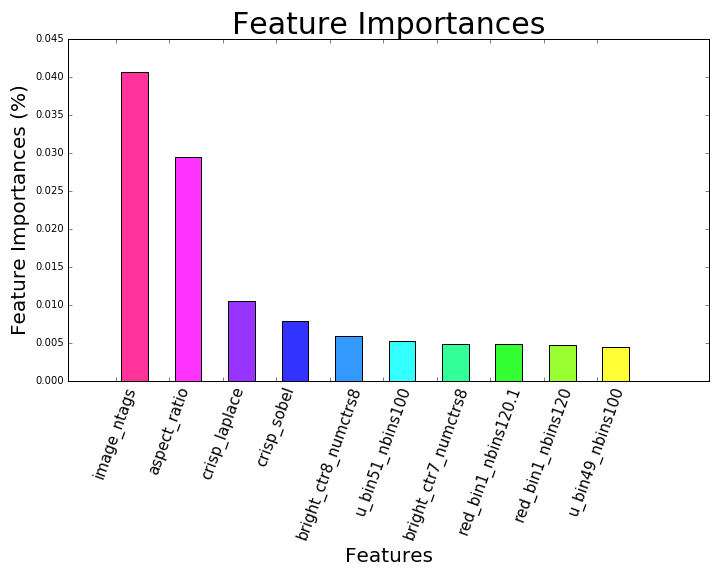
#> input picture notebooks/All_Categories_Classification_Feature_Importances.png, 720 x 576 px, given in place of face.png, which was not available
$ jupyter execute --allow-errors playing_with_pictures.ipynb   (shell and % lines are left out)   (Python 2 division)   (older library calls are emulated)   (text cells are left out)
#> lines starting #> are read from the running program, lines starting #| are printed output that depends on the picture; pictures that were not available may be replaced by others from this repository, and a replacement may not be noted
[cell 1]
import numpy as np
import pandas as pd
from sklearn.feature_extraction import image
import os
from collections import defaultdict
from sklearn.preprocessing import StandardScaler
from sklearn.cross_validation import train_test_split
from sklearn.decomposition import PCA
import statsmodels.api as sm
from sklearn.neighbors import KNeighborsRegressor
from scipy.spatial.distance import cosine as cosine
from sklearn.metrics import accuracy_score
import sys
from skimage import exposure

[cell 2]
module_path = os.path.abspath(os.path.join('..'))
if module_path not in sys.path:
    sys.path.append(module_path)

[cell 3]
import common.img_meta_functions as img

#> (a cell that did not finish here is left out)

[cell 5]
# [33 lines left out: function scree_plot, not called in this run]

[cell 6]
# [19 lines left out: function plot_embedding, not called in this run]

[cell 7]
dimensions = np.array([100, 100, 2])
dumb_image = np.arange(dimensions.prod()).reshape(tuple(dimensions.tolist()))

[cell 8]
dumb_image[:,:,0]

[cell 9]
print dumb_image[1,0,0]
print dumb_image[0,1,0]
print dumb_image[0,0,1]

[cell 10]
patches = image.extract_patches_2d(dumb_image, patch_size=(2, 2), max_patches=None, random_state=0)
patches.shape

[cell 11]
reconstructed = image.reconstruct_from_patches_2d(patches, tuple(dimensions.tolist()))

[cell 12]
print "Error Message: {}".format(np.testing.assert_array_equal(dumb_image, reconstructed))
reconstructed

[cell 13]
from scipy import misc
import matplotlib.pyplot as plt

#> (a cell that did not finish here is left out)

#> (a cell that did not finish here is left out)

[cell 16]
face = misc.imread('face.png')
#> face is the input picture: shape (576, 720, 4); mean R, G, B, A 239.2, 233.9, 239.1, 21.5
type(face)

[cell 17]
print face.shape
#| (576, 720, 4)
print face.dtype
#| uint8

[cell 18]
# plt.imshow(dumb_image)

#> (a cell that did not finish here is left out)

#> (a cell that did not finish here is left out)

[cell 21]
image_from_file = misc.imread('../data/images/LANDSCAPE/100088253@N05_20290148365.jpg', mode='RGB')
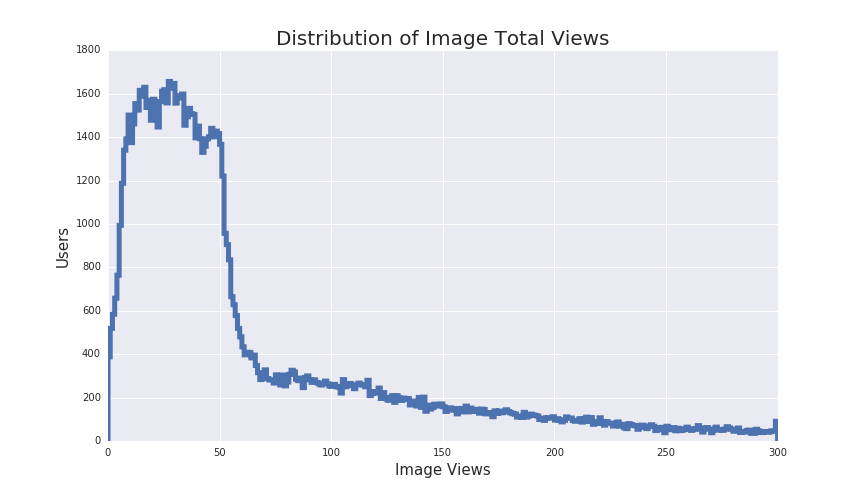
#> input picture notebooks/image_views_hist.png, 864 x 504 px, given in place of 100088253@N05_20290148365.jpg, which was not available
image_from_file.shape
#> Out = (504, 864, 3)

[cell 22]
plt.figure(figsize=(12,12))
plt.imshow(image_from_file)

[cell 23]
red = image_from_file[:,:,0].astype(int)
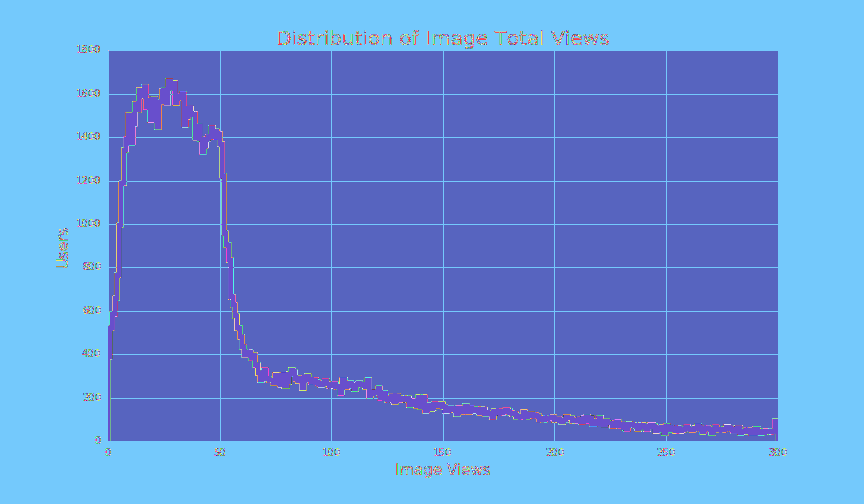
#> red: shape (504, 864) int64; 217 distinct labels, from 39 to 255; one colour per label, 0 black
green = image_from_file[:,:,1].astype(int)
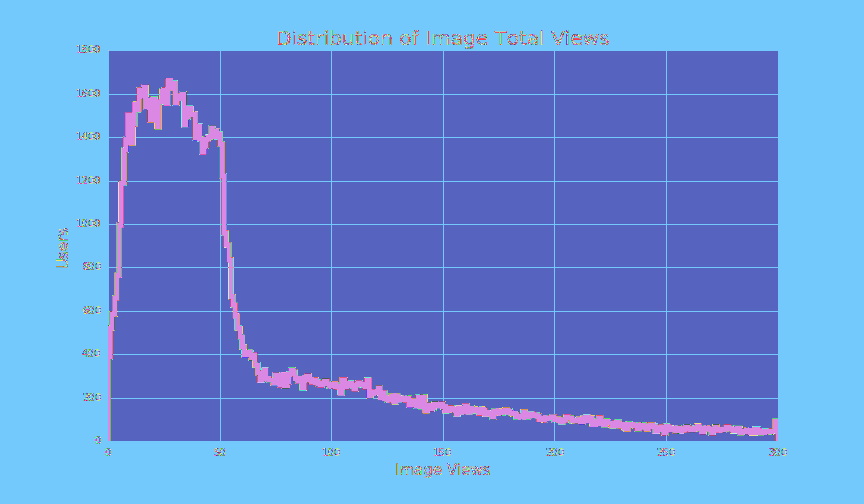
#> green: shape (504, 864) int64; 217 distinct labels, from 39 to 255; one colour per label, 0 black
blue = image_from_file[:,:,2].astype(int)
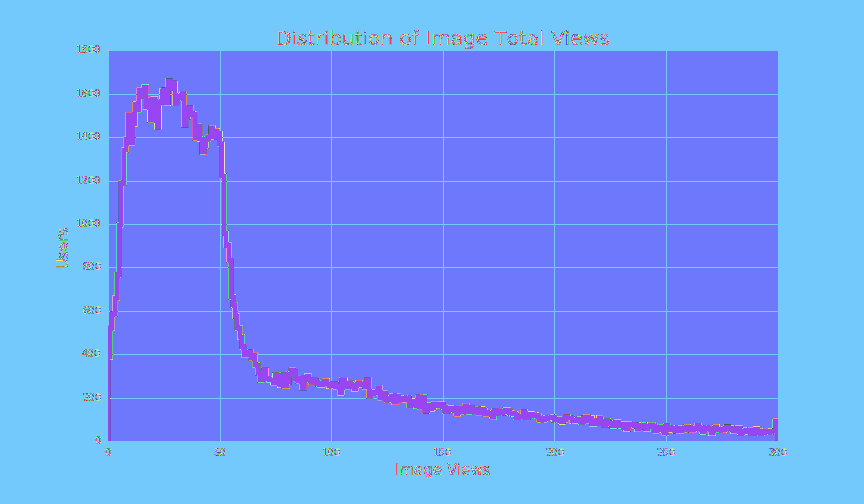
#> blue: shape (504, 864) int64; 217 distinct labels, from 39 to 255; one colour per label, 0 black


f, (ax1, ax2, ax3) = plt.subplots(1, 3)
f.set_size_inches(20, 20)
ax1.imshow(red, cmap="Greys_r")
ax2.imshow(green, cmap="Greys_r")
ax3.imshow(blue, cmap="Greys_r")
ax1.set_title("Red", fontdict={'fontsize':25})
ax2.set_title("Green", fontdict={'fontsize':25})
ax3.set_title("Blue", fontdict={'fontsize':25})
plt.show()

[cell 24]
f, (ax1, ax2, ax3) = plt.subplots(1, 3)
f.set_size_inches(20, 6)
ax1.hist(red.flatten(), bins=255, color='r', histtype='step')
ax2.hist(green.flatten(), bins=255, color='g', histtype='step')
ax3.hist(blue.flatten(), bins=255, color='b', histtype='step')
ax1.set_title("Red", fontdict={'fontsize':25})
ax2.set_title("Green", fontdict={'fontsize':25})
ax3.set_title("Blue", fontdict={'fontsize':25})
#plt.legend(handles=[red_hist, blue_hist, green_hist])
plt.show()
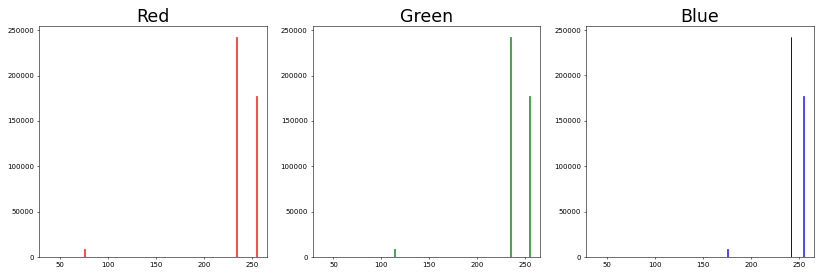
#> figure drawn by matplotlib, 3 panels

[cell 25]
# [7 lines left out: function custom_hist, not called in this run]

[cell 26]
def get_counts(color_array):
    values, counts = np.unique(color_array.flatten(), return_counts=True)
    tracker = defaultdict(int)
    for value, count in zip(values, counts):
        tracker[value] = count
    limits = range(0,256)
    holder = np.array(limits)
    for idx in limits:
        holder[idx] = tracker[idx]
    return holder

[cell 27]
def read_image(filename):
    image_array_color = misc.imread(filename, mode='RGB')
    image_array_grey = misc.imread(filename, flatten=True, mode='F')
    return image_array_color, image_array_grey

def get_rgb_counts(image_array):
    red = image_array[:,:,0].astype(int)
    green = image_array[:,:,1].astype(int)
    blue = image_array[:,:,2].astype(int)
    red = get_counts(red)
    green = get_counts(green)
    blue = get_counts(blue)
    return red, green, blue

def get_grey_counts(image_array):
    grey = image_array.astype(int)
    grey = get_counts(grey)
    return grey

[cell 28]
raw_color, raw_grey = read_image('../data/images/LANDSCAPE/100088253@N05_20290148365.jpg')
#> in read_image, `image_array_grey = misc.imread(filename, flatten=True, mode='F')`:
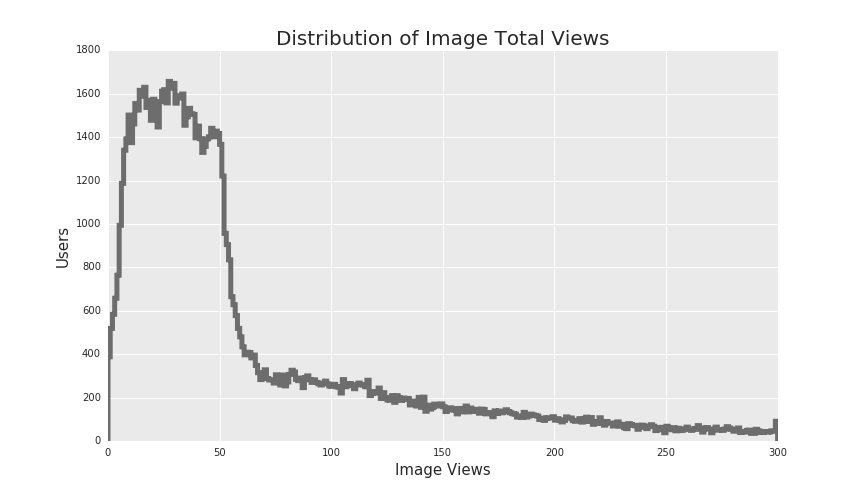
#> image_array_grey: shape (504, 864) float32; min 39, max 255, mean 239.1
red_counts, green_counts, blue_counts = get_rgb_counts(raw_color)
#> in get_counts, `values, counts = np.unique(color_array.flatten(), return_counts=True)`: values = 217 values from 39 to 255; counts = 217 values, max 242430 at index 195, min 3 at index 209, mean 2006.7
#> the loop in get_counts, `for value, count in zip(values, counts):` made 217 passes
#> count on passes 1 to 3: 327, 235, 27
#> after the loop in get_counts, `for value, count in zip(values, counts):`: tracker = 217 items
#> after the loop in get_counts, `for idx in limits:`: holder = 256 values, max 242430 at index 234, min 0 at index 0, mean 1701
#> in get_rgb_counts, `red = get_counts(red)`: red has the same summary as holder in get_counts
#> the loop in get_counts (call 2), `for value, count in zip(values, counts):` made 217 passes
#> in get_rgb_counts, `green = get_counts(green)`: green = 256 values, max 242436 at index 234, min 0 at index 0, mean 1701
#> in get_rgb_counts, `blue = get_counts(blue)`: blue = 256 values, max 242413 at index 242, min 0 at index 0, mean 1701
#> red_counts has the same summary as holder in get_counts; green_counts has the same summary as green in get_rgb_counts; blue_counts has the same summary as blue in get_rgb_counts

[cell 29]
directory = "../data/images/LANDSCAPE/"
file_names = os.listdir(directory)
data = np.zeros((len(file_names), 256*4))
names = []
for i, name in enumerate(file_names):
    path = directory + name
    raw_color, raw_grey = read_image(path)
    red_counts, green_counts, blue_counts = get_rgb_counts(raw_color)
#> in get_rgb_counts (call 2), `red = image_array[:,:,0].astype(int)`:
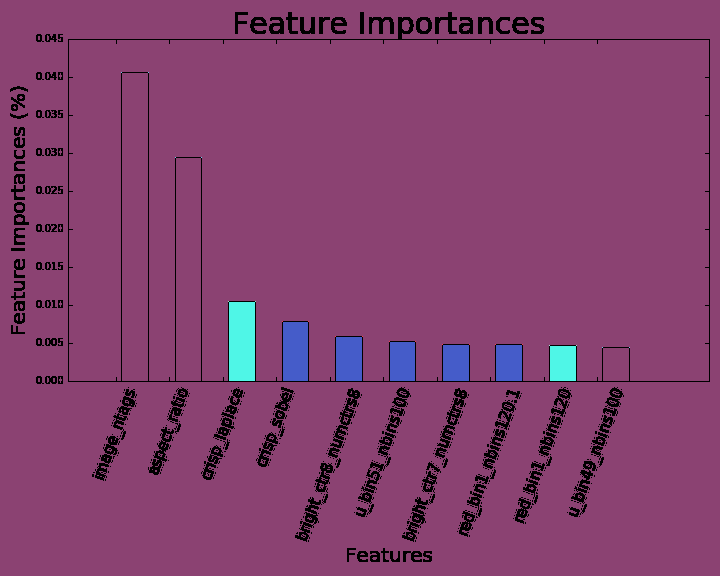
#> red: shape (576, 720) int64; 7 distinct labels, from 0 to 255; one colour per label, 0 black
#> in get_rgb_counts (call 2), `green = image_array[:,:,1].astype(int)`:
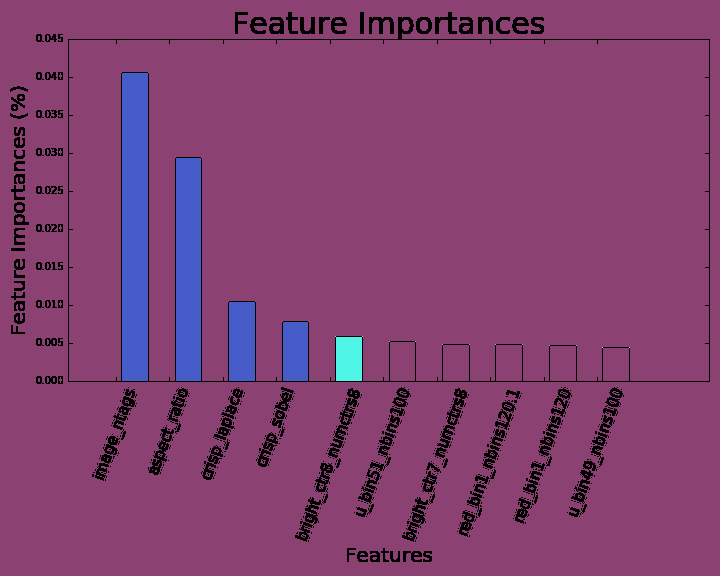
#> green: shape (576, 720) int64; 7 distinct labels, from 0 to 255; one colour per label, 0 black
#> in get_rgb_counts (call 2), `blue = image_array[:,:,2].astype(int)`:
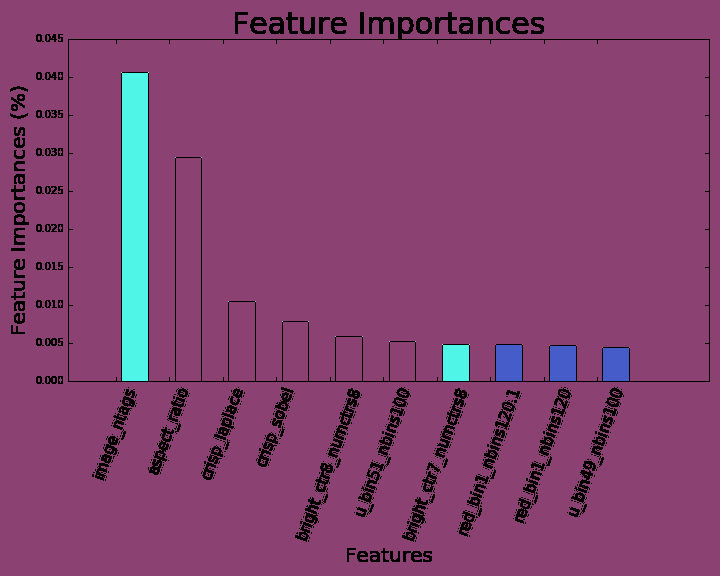
#> blue: shape (576, 720) int64; 7 distinct labels, from 0 to 255; one colour per label, 0 black
#> in get_rgb_counts (call 2), `red = get_counts(red)`: red = 256 values, max 386092 at index 255, min 0 at index 2, mean 1620
#> in get_rgb_counts (call 2), `green = get_counts(green)`: green = 256 values, max 376266 at index 255, min 0 at index 2, mean 1620
#> in get_rgb_counts (call 2), `blue = get_counts(blue)`: blue = 256 values, max 382874 at index 255, min 0 at index 2, mean 1620
#> red_counts has the same summary as red in get_rgb_counts; green_counts has the same summary as green in get_rgb_counts; blue_counts has the same summary as blue in get_rgb_counts
    grey_counts = get_grey_counts(raw_grey)
#> in get_grey_counts, `grey = image_array.astype(int)`:
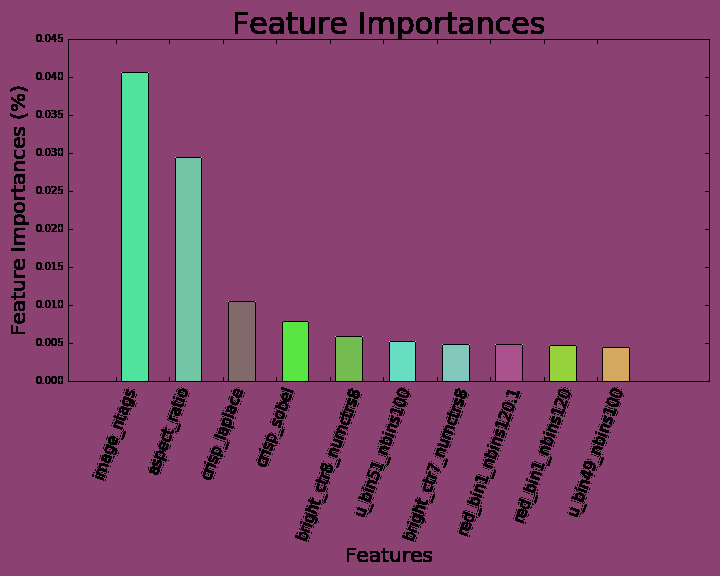
#> grey: shape (576, 720) int64; 19 distinct labels, from 0 to 255; one colour per label, 0 black
#> in get_grey_counts, `grey = get_counts(grey)`: grey = 256 values, max 371651 at index 255, min 0 at index 8, mean 1620
#> grey_counts has the same summary as grey in get_grey_counts
    single_row = np.concatenate((red_counts, green_counts, blue_counts, grey_counts), axis=0)
#> single_row = 1024 values, max 386092 at index 255, min 0 at index 2, mean 1620
    data[i,:] = single_row
    names.append(name)
